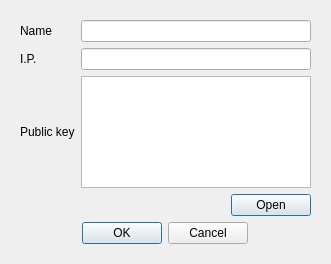
<?xml version="1.0" encoding="UTF-8"?>
<ui version="4.0">
 <class>BodyAddContact</class>
 <widget class="QFrame" name="BodyAddContact">
  <property name="geometry">
   <rect>
    <x>0</x>
    <y>0</y>
    <width>331</width>
    <height>264</height>
   </rect>
  </property>
  <property name="windowTitle">
   <string>Contact Infos</string>
  </property>
  <layout class="QVBoxLayout" name="verticalLayout">
   <item>
    <widget class="QWidget" name="widget" native="true">
     <layout class="QGridLayout" name="gridLayout">
      <item row="3" column="1">
       <widget class="QDialogButtonBox" name="selectPubKey">
        <property name="standardButtons">
         <set>QDialogButtonBox::Open</set>
        </property>
       </widget>
      </item>
      <item row="0" column="1">
       <widget class="QLineEdit" name="name"/>
      </item>
      <item row="2" column="1">
       <widget class="QTextEdit" name="pubKey"/>
      </item>
      <item row="2" column="0">
       <widget class="QLabel" name="label_2">
        <property name="text">
         <string>Public key</string>
        </property>
       </widget>
      </item>
      <item row="0" column="0">
       <widget class="QLabel" name="label">
        <property name="text">
         <string>Name</string>
        </property>
       </widget>
      </item>
      <item row="4" column="0" colspan="2" alignment="Qt::AlignHCenter">
       <widget class="QDialogButtonBox" name="okOrReject">
        <property name="standardButtons">
         <set>QDialogButtonBox::Cancel|QDialogButtonBox::Ok</set>
        </property>
       </widget>
      </item>
      <item row="1" column="0">
       <widget class="QLabel" name="label_3">
        <property name="text">
         <string>I.P.</string>
        </property>
       </widget>
      </item>
      <item row="1" column="1">
       <widget class="QLineEdit" name="ip"/>
      </item>
     </layout>
    </widget>
   </item>
  </layout>
 </widget>
 <tabstops>
  <tabstop>name</tabstop>
  <tabstop>pubKey</tabstop>
  <tabstop>okOrReject</tabstop>
 </tabstops>
 <resources/>
 <connections>
  <connection>
   <sender>okOrReject</sender>
   <signal>rejected()</signal>
   <receiver>BodyAddContact</receiver>
   <slot>close()</slot>
   <hints>
    <hint type="sourcelabel">
     <x>93</x>
     <y>78</y>
    </hint>
    <hint type="destinationlabel">
     <x>93</x>
     <y>47</y>
    </hint>
   </hints>
  </connection>
 </connections>
</ui>
